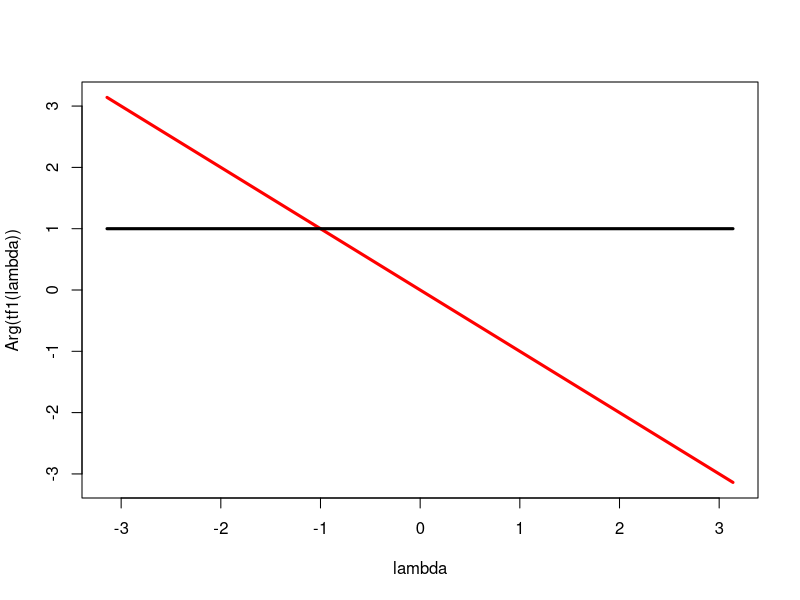
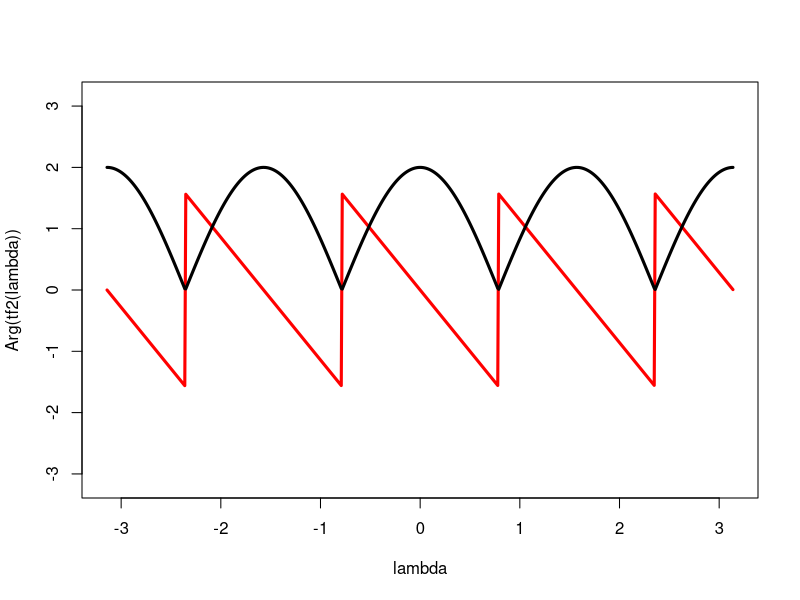
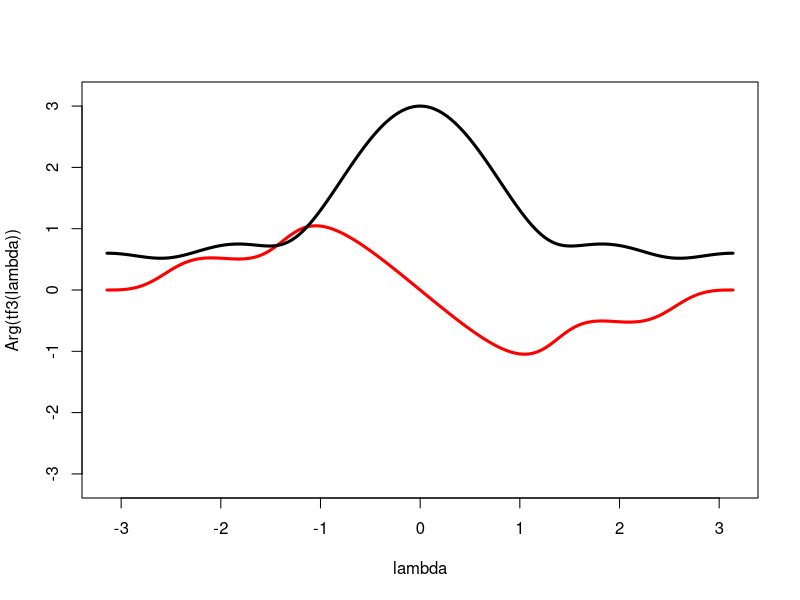
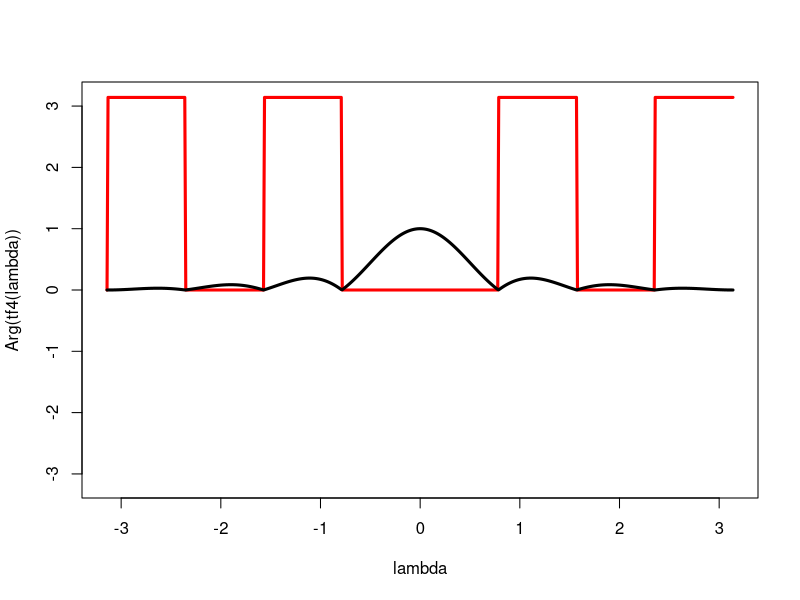

Reproduce these figures in R, in order.
## ---- chunk 1
tf1 <- function(lambda) {
  return(exp(-1i*lambda));
}
tf2 <- function(lambda) {
  return(1 + exp(-4i*lambda));
}
tf3 <- function(lambda) {
  return(1 + 4/5*exp(-1i*lambda) + 3/5*exp(-2i*lambda) + 2/5*exp(-3i*lambda) + 1/5*exp(-4i*lambda));
}
tf4 <- function(lambda) {
  return(0.125 + 0.125*cos(4*lambda) + 0.25*(cos(3*lambda) + cos(2*lambda) + cos(lambda)));
}
## ---- chunk 2
lambda = seq(-pi, pi, 0.01);

plot(x = lambda, y = Arg(tf1(lambda)), type = "l", col = "red", lwd=3, ylim=c(-pi,+pi))
lines(x = lambda, y = Mod(tf1(lambda)), type = "l", col = "black", lwd=3)

plot(x = lambda, y = Arg(tf2(lambda)), type = "l", col = "red", lwd=3, ylim=c(-pi,+pi))
lines(x = lambda, y = Mod(tf2(lambda)), type = "l", col = "black", lwd=3)

plot(x = lambda, y = Arg(tf3(lambda)), type = "l", col = "red", lwd=3, ylim=c(-pi,+pi))
lines(x = lambda, y = Mod(tf3(lambda)), type = "l", col = "black", lwd=3)

plot(x = lambda, y = Arg(tf4(lambda)), type = "l", col = "red", lwd=3, ylim=c(-pi,+pi))
lines(x = lambda, y = Mod(tf4(lambda)), type = "l", col = "black", lwd=3)
